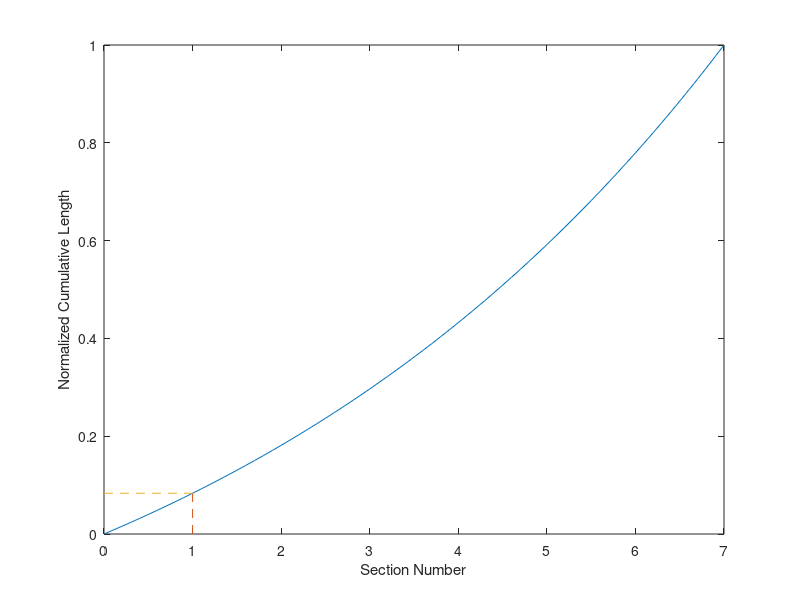

MATLAB code for this plot:
% L9_6 same as f9_12
% Copyright S. Nakamura, 1995
set(gcf, 'NumberTitle','off','Name', 'Figure 9.12; List 9.6')

hold off, clf
b = 0.162294;
c = 1/12/(1- exp(0.162294));
a = -c;
x = 0:0.1:7;
y =  a*exp(b*x) + c;
plot(x,y)
xlabel('Section Number')
ylabel('Normalized Cumulative Length')
y1 =  a*exp(b) + c;
hold on
plot([1,1], [0,y1], '--')
plot([0,1], [y1,y1], '--')
%print fig9d8.ps

